Frame 1 (no input): blank canvas, image omitted
Frame 60 (no input): blank canvas, image omitted
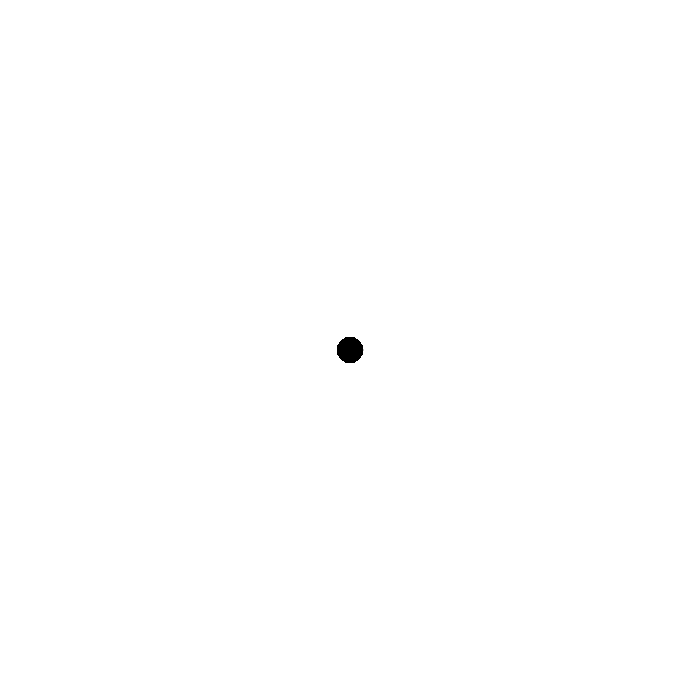
Frame 120 (the mouse pressed at the canvas centre since frame 60)

The p5.js sketch whose frames 1 and 60 were blank and that drew this single picture after the mouse press (run headless with seeded random() and noise() and a simulated clock; from frame 60 on, the mouse is pressed at the canvas centre):

// p5.js sketch
// ── sketch.js
function setup() {
    createCanvas(700, 700);
    background("white");
  }
  
  function draw() {
  
    stroke("black");
    fill("black");
    frameRate(300)
    if (mouseIsPressed) {
      circle(mouseX, mouseY, 25);
    }
  }
  
